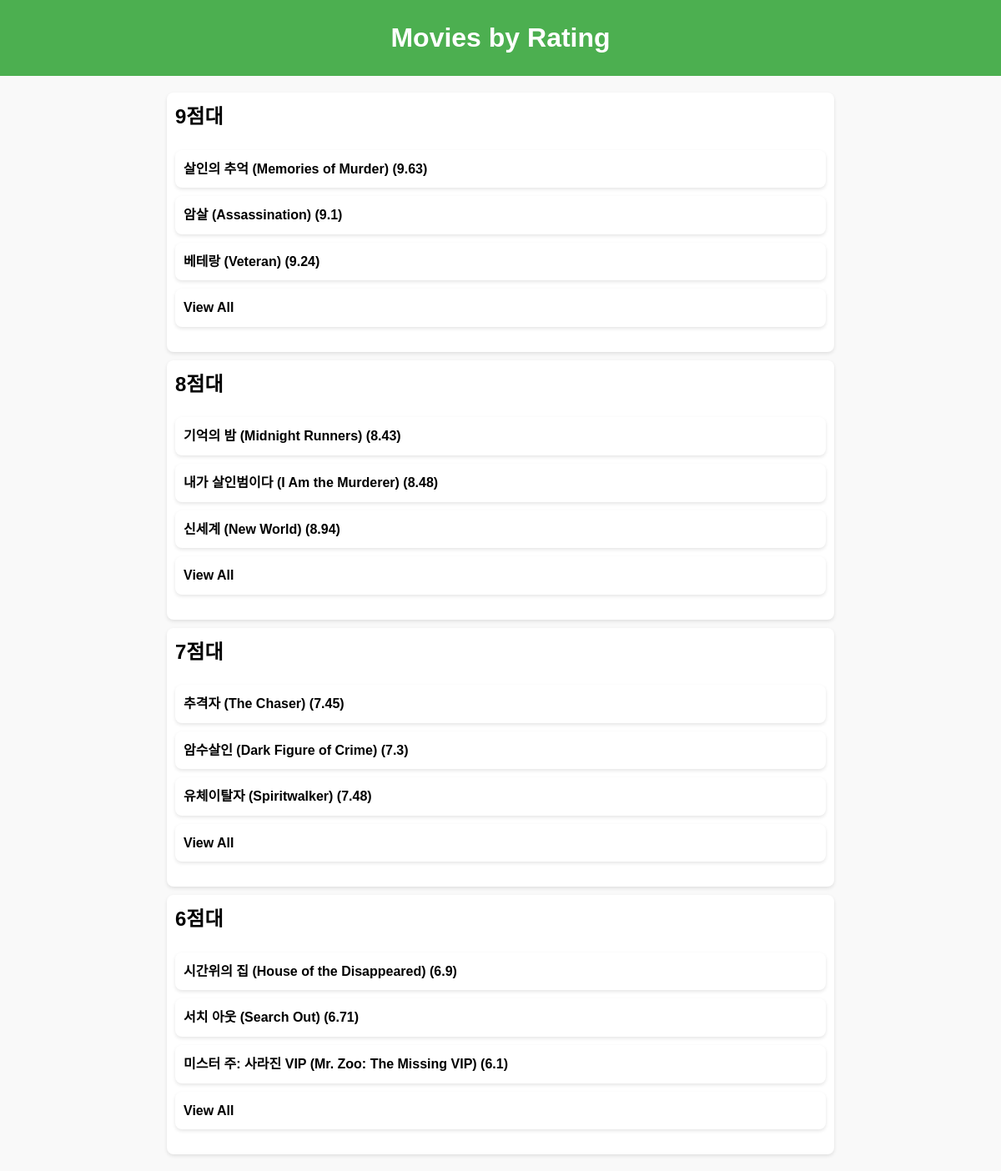
/Rating_all/, run on the app's committed database.
### tables this page shows
CREATE TABLE movie (
    GPA REAL,
    Year INTEGER,
    Genre TEXT,
    Name TEXT PRIMARY KEY,
    Plot TEXT,
    URL TEXT
);

### movie_recommend.py (the view)
@app.route('/Rating_all/')
def showRating_all():
    conn = sqlite3.connect('movie_recommend.db')
    cursor = conn.cursor()
    ratings = ['9점대', '8점대', '7점대', '6점대']
    rating_movies = {}
    for rating in ratings:
        if rating == '9점대':
            cursor.execute("SELECT Name, GPA FROM movie WHERE GPA >= 9 AND GPA < 10 LIMIT 3")
        elif rating == '8점대':
            cursor.execute("SELECT Name, GPA FROM movie WHERE GPA >= 8 AND GPA < 9 LIMIT 3")
        elif rating == '7점대':
            cursor.execute("SELECT Name, GPA FROM movie WHERE GPA >= 7 AND GPA < 8 LIMIT 3")
        elif rating == '6점대':
            cursor.execute("SELECT Name, GPA FROM movie WHERE GPA >= 6 AND GPA < 7 LIMIT 3")
        rating_movies[rating] = [{'Name': row[0], 'GPA': row[1]} for row in cursor.fetchall()]
    conn.close()
    return render_template('Rating_all.html', ratings=ratings, rating_movies=rating_movies)

### templates/Rating_all.html (shortened to what this page needs)
<!DOCTYPE html>
<html lang="en">
<head>
</head>
<body>
    <h1>Movies by Rating</h1>
    <ul>
        {% for rating in ratings %}
        <li>
            <h2>{{ rating }}</h2>
            <ul>
                {% for movie in rating_movies[rating] %}
                <li>
                    <a href="{{ url_for('movie', movie_name=movie['Name']) }}">{{ movie['Name'] }} ({{ movie['GPA'] }})</a>
                </li>
                {% endfor %}
                <li><a href="{{ url_for('showRating', rating_range=rating) }}">View All</a></li>
            </ul>
        </li>
        {% endfor %}
    </ul>
</body>
</html>

### templates/Rating_all.html (style rules this page uses)
body { font-family: Arial, sans-serif; line-height: 1.6; margin: 0; padding: 0; background-color: #f9f9f9; color: #000; }
h1 { text-align: center; padding: 20px; background-color: #4CAF50; color: white; margin: 0; }
h2 { margin: 0; color: #000; }
ul { list-style: none; padding: 0; margin: 20px auto; max-width: 800px; }
li { background-color: #fff; margin: 10px 0; padding: 10px; border-radius: 8px; box-shadow: 0 2px 4px rgba(0, 0, 0, 0.1); }
a { text-decoration: none; color: #000; font-weight: bold; }

### data on the page
movie: Name "살인의 추억 (Memories of Murder)", GPA "9.63"
movie: Name "암살 (Assassination)", GPA "9.1"
movie: Name "베테랑 (Veteran)", GPA "9.24"
movie: Name "기억의 밤 (Midnight Runners)", GPA "8.43"
movie: Name "내가 살인범이다 (I Am the Murderer)", GPA "8.48"
movie: Name "신세계 (New World)", GPA "8.94"
movie: Name "추격자 (The Chaser)", GPA "7.45"
movie: Name "암수살인 (Dark Figure of Crime)", GPA "7.3"
movie: Name "유체이탈자 (Spiritwalker)", GPA "7.48"
movie: Name "시간위의 집 (House of the Disappeared)", GPA "6.9"
movie: Name "서치 아웃 (Search Out)", GPA "6.71"
movie: Name "미스터 주: 사라진 VIP (Mr. Zoo: The Missing VIP)", GPA "6.1"

### other printed values
{{ rating }} "9점대" "8점대" "7점대" "6점대"
